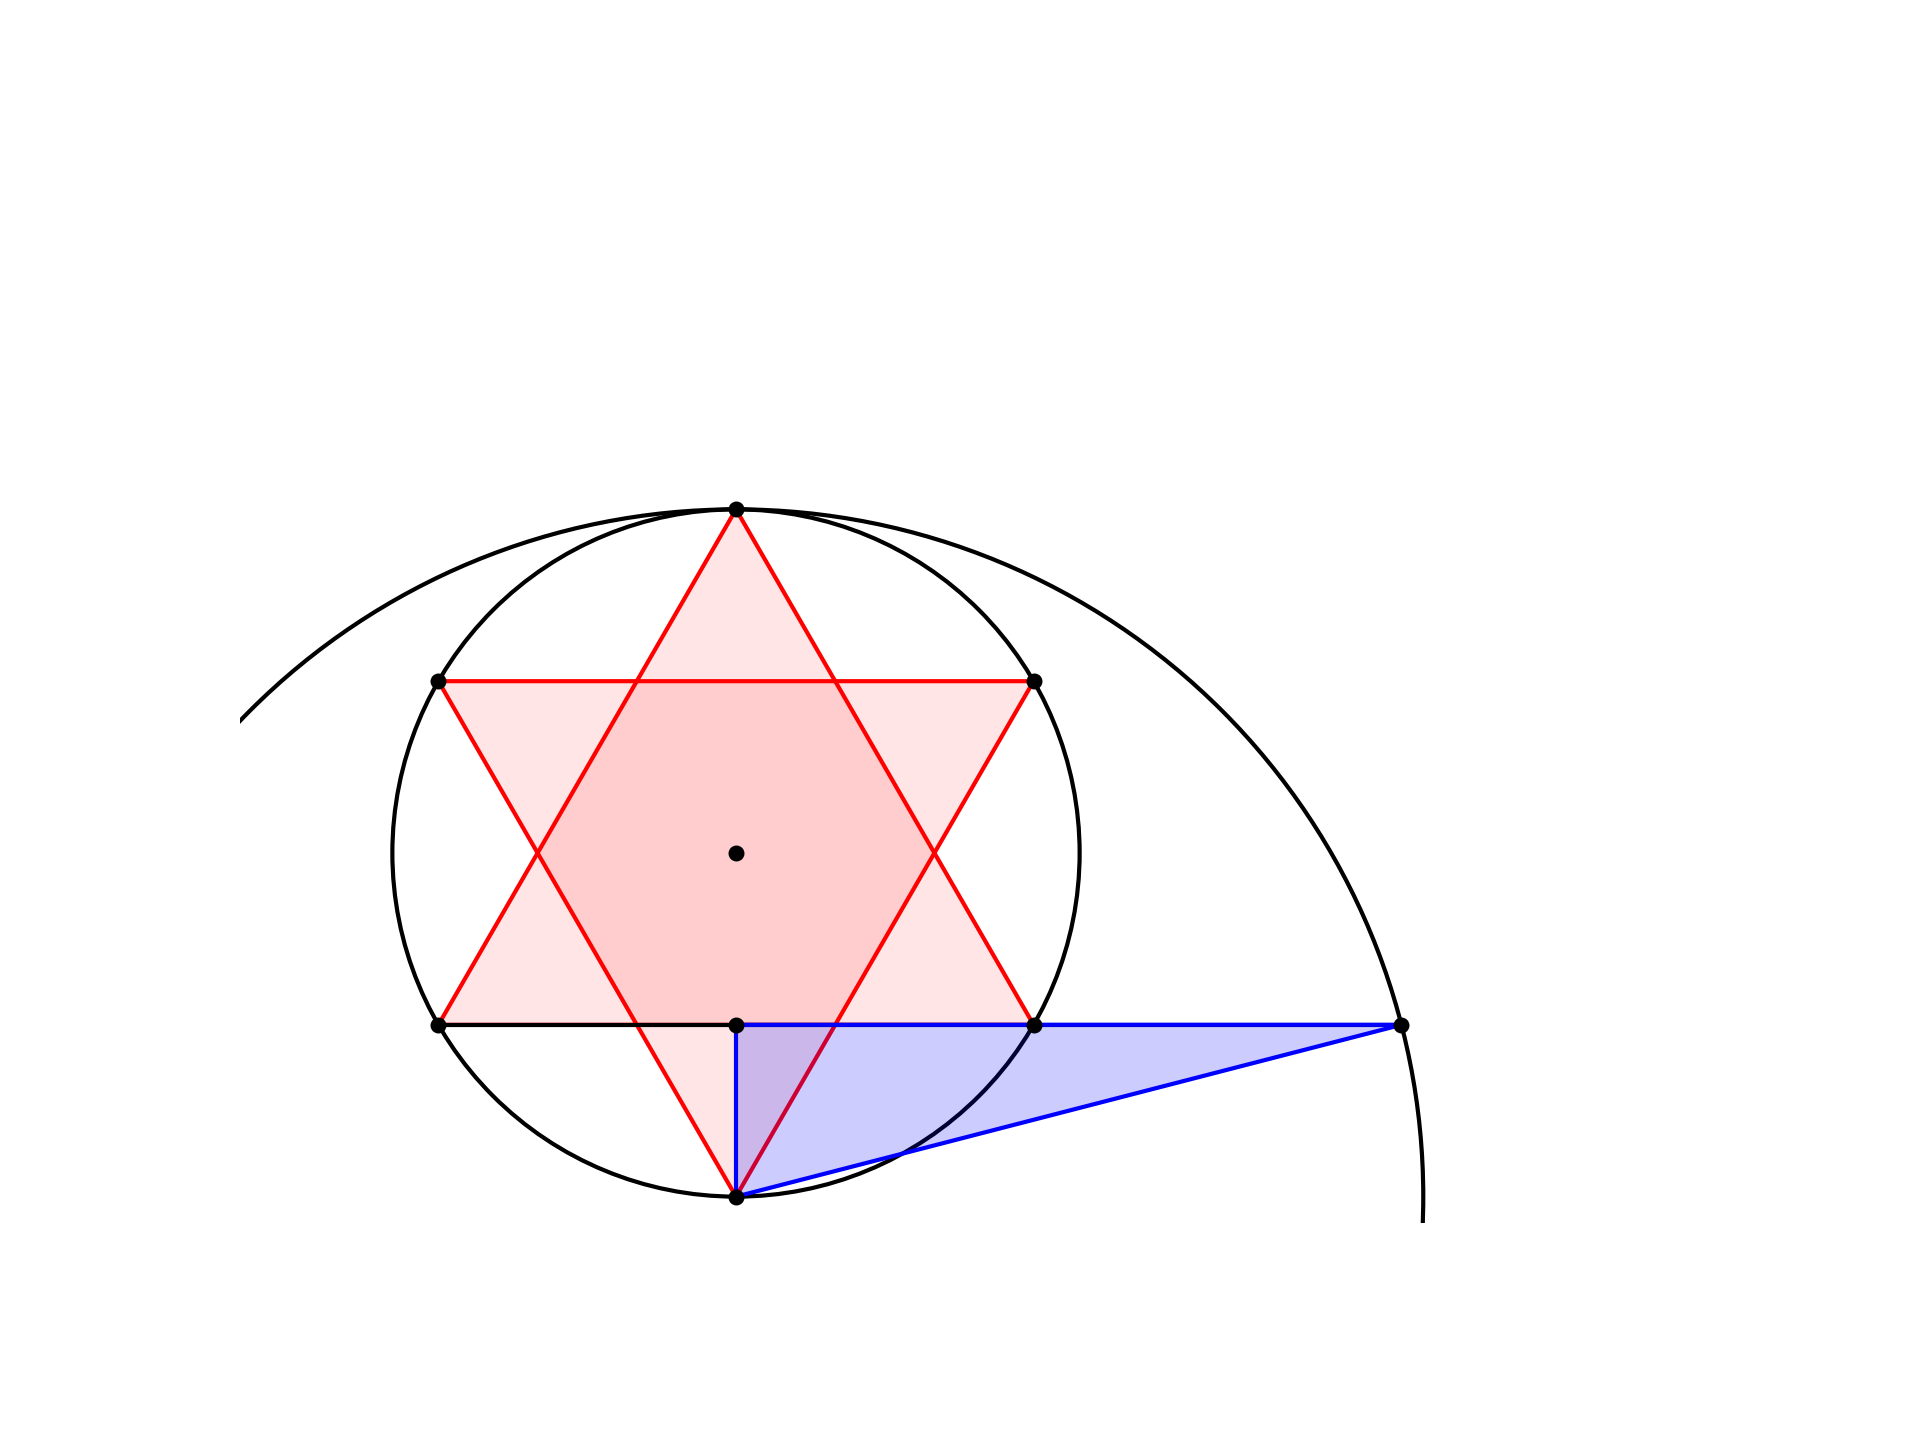

Here is the Python script that generated this plot:
import matplotlib.pyplot as plt
import numpy as np
import geometry as geo

fig, ax = geo.init()
ax.set(xlim=(0,150), ylim=(0,100))

A = geo.Point(20,20)
B = geo.Point(80,20)
s = geo.get_length([A,B])
C = geo.get_intersection_circle_circle(
    [A,s],[B,s])[1]

pL = [A,B,C]
geo.fpg(ax,pL)
geo.opg(ax,pL)


Q,r = geo.get_circumcircle(pL)
D,E,F = geo.rotate_points_around_center_by_angle(
            pL,Q,180)
            
geo.fpg(ax,[D,E,F])
geo.opg(ax,[D,E,F])

circle1 = plt.Circle(
    (Q.x,Q.y),r,fc='none',ec='k')
ax.add_patch(circle1)

rho = geo.get_length([C,F])
circle2 = plt.Circle(
    (F.x,F.y),rho,fc='none',ec='k')
ax.add_patch(circle2)

P = geo.get_intersection_line_segment_circle(
    [A,B],[F,rho])[1]
geo.dls(ax,[A,P])

M = geo.get_intersection_for_two_lines(
    [A,B],[C,F])

geo.fpg(ax,[F,P,M],fc='b',alpha=0.2)
geo.opg(ax,[F,P,M],ec='b')


geo.scp(ax,[A,B,C,D,E,F,M,P,Q])

geo.savefig(plt)
